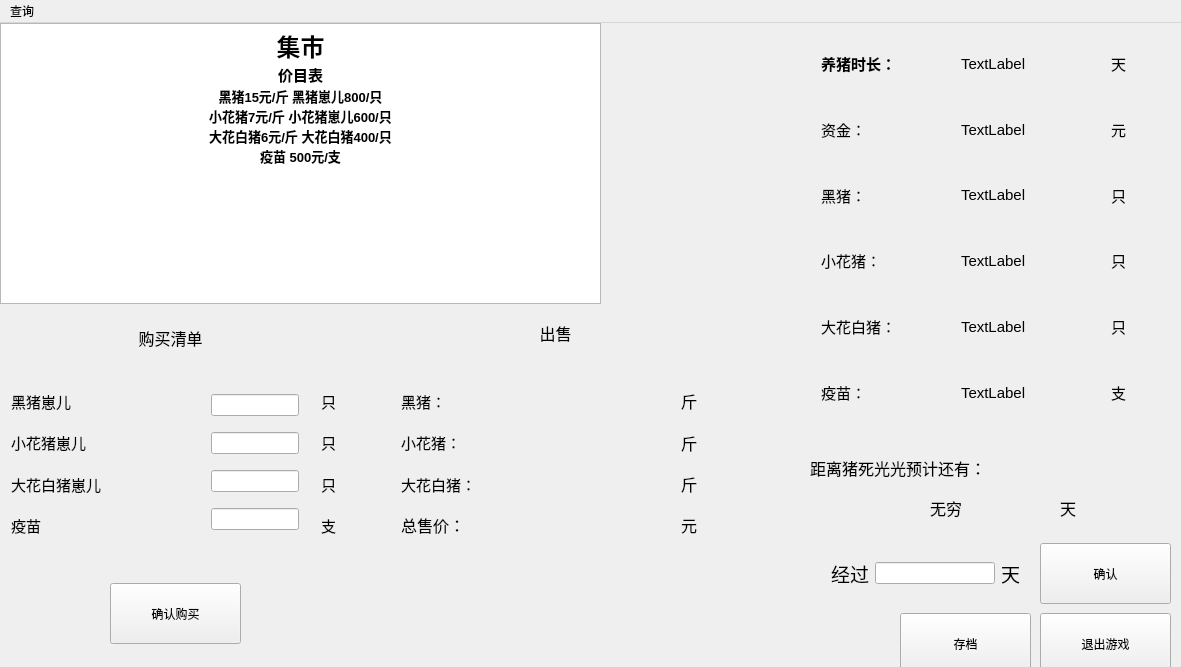
<?xml version="1.0" encoding="UTF-8"?>
<ui version="4.0">
 <class>MainWindow</class>
 <widget class="QMainWindow" name="MainWindow">
  <property name="geometry">
   <rect>
    <x>0</x>
    <y>0</y>
    <width>1181</width>
    <height>667</height>
   </rect>
  </property>
  <property name="windowTitle">
   <string>MainWindow</string>
  </property>
  <property name="layoutDirection">
   <enum>Qt::LeftToRight</enum>
  </property>
  <widget class="QWidget" name="centralWidget">
   <widget class="QTextBrowser" name="textBrowser">
    <property name="geometry">
     <rect>
      <x>0</x>
      <y>0</y>
      <width>601</width>
      <height>281</height>
     </rect>
    </property>
    <property name="html">
     <string>&lt;!DOCTYPE HTML PUBLIC &quot;-//W3C//DTD HTML 4.0//EN&quot; &quot;http://www.w3.org/TR/REC-html40/strict.dtd&quot;&gt;
&lt;html&gt;&lt;head&gt;&lt;meta name=&quot;qrichtext&quot; content=&quot;1&quot; /&gt;&lt;style type=&quot;text/css&quot;&gt;
p, li { white-space: pre-wrap; }
&lt;/style&gt;&lt;/head&gt;&lt;body style=&quot; font-family:'SimSun'; font-size:9pt; font-weight:400; font-style:normal;&quot;&gt;
&lt;p align=&quot;center&quot; style=&quot; margin-top:0px; margin-bottom:0px; margin-left:0px; margin-right:0px; -qt-block-indent:0; text-indent:0px;&quot;&gt;&lt;span style=&quot; font-size:18pt; font-weight:600;&quot;&gt;集市&lt;/span&gt;&lt;/p&gt;
&lt;p align=&quot;center&quot; style=&quot; margin-top:0px; margin-bottom:0px; margin-left:0px; margin-right:0px; -qt-block-indent:0; text-indent:0px;&quot;&gt;&lt;span style=&quot; font-size:11pt; font-weight:600;&quot;&gt;价目表&lt;/span&gt;&lt;/p&gt;
&lt;p align=&quot;center&quot; style=&quot; margin-top:0px; margin-bottom:0px; margin-left:0px; margin-right:0px; -qt-block-indent:0; text-indent:0px;&quot;&gt;&lt;span style=&quot; font-size:10pt; font-weight:600;&quot;&gt;黑猪15元/斤 黑猪崽儿800/只&lt;/span&gt;&lt;/p&gt;
&lt;p align=&quot;center&quot; style=&quot; margin-top:0px; margin-bottom:0px; margin-left:0px; margin-right:0px; -qt-block-indent:0; text-indent:0px;&quot;&gt;&lt;span style=&quot; font-size:10pt; font-weight:600;&quot;&gt;小花猪7元/斤 小花猪崽儿600/只&lt;/span&gt;&lt;/p&gt;
&lt;p align=&quot;center&quot; style=&quot; margin-top:0px; margin-bottom:0px; margin-left:0px; margin-right:0px; -qt-block-indent:0; text-indent:0px;&quot;&gt;&lt;span style=&quot; font-size:10pt; font-weight:600;&quot;&gt;大花白猪6元/斤 大花白猪400/只&lt;/span&gt;&lt;/p&gt;
&lt;p align=&quot;center&quot; style=&quot; margin-top:0px; margin-bottom:0px; margin-left:0px; margin-right:0px; -qt-block-indent:0; text-indent:0px;&quot;&gt;&lt;span style=&quot; font-size:10pt; font-weight:600;&quot;&gt;疫苗 500元/支&lt;/span&gt;&lt;/p&gt;
&lt;p align=&quot;center&quot; style=&quot;-qt-paragraph-type:empty; margin-top:0px; margin-bottom:0px; margin-left:0px; margin-right:0px; -qt-block-indent:0; text-indent:0px;&quot;&gt;&lt;br /&gt;&lt;/p&gt;&lt;/body&gt;&lt;/html&gt;</string>
    </property>
   </widget>
   <widget class="QLabel" name="label">
    <property name="geometry">
     <rect>
      <x>80</x>
      <y>280</y>
      <width>181</width>
      <height>71</height>
     </rect>
    </property>
    <property name="text">
     <string>&lt;html&gt;&lt;head/&gt;&lt;body&gt;&lt;p align=&quot;center&quot;&gt;&lt;span style=&quot; font-size:12pt;&quot;&gt;购买清单&lt;/span&gt;&lt;/p&gt;&lt;/body&gt;&lt;/html&gt;</string>
    </property>
   </widget>
   <widget class="QPushButton" name="pushButton">
    <property name="geometry">
     <rect>
      <x>110</x>
      <y>560</y>
      <width>131</width>
      <height>61</height>
     </rect>
    </property>
    <property name="text">
     <string>确认购买</string>
    </property>
   </widget>
   <widget class="QPushButton" name="pushButton_2">
    <property name="geometry">
     <rect>
      <x>1040</x>
      <y>520</y>
      <width>131</width>
      <height>61</height>
     </rect>
    </property>
    <property name="text">
     <string>确认</string>
    </property>
   </widget>
   <widget class="QPushButton" name="pushButton_4">
    <property name="geometry">
     <rect>
      <x>900</x>
      <y>590</y>
      <width>131</width>
      <height>61</height>
     </rect>
    </property>
    <property name="text">
     <string>存档</string>
    </property>
   </widget>
   <widget class="QPushButton" name="pushButton_5">
    <property name="geometry">
     <rect>
      <x>1040</x>
      <y>590</y>
      <width>131</width>
      <height>61</height>
     </rect>
    </property>
    <property name="text">
     <string>退出游戏</string>
    </property>
   </widget>
   <widget class="QWidget" name="layoutWidget">
    <property name="geometry">
     <rect>
      <x>810</x>
      <y>0</y>
      <width>131</width>
      <height>411</height>
     </rect>
    </property>
    <layout class="QVBoxLayout" name="verticalLayout">
     <item>
      <widget class="QLabel" name="label_16">
       <property name="text">
        <string>&lt;html&gt;&lt;head/&gt;&lt;body&gt;&lt;p&gt;&lt;span style=&quot; font-size:11pt; font-weight:600;&quot;&gt;养猪时长：&lt;/span&gt;&lt;/p&gt;&lt;/body&gt;&lt;/html&gt;</string>
       </property>
      </widget>
     </item>
     <item>
      <widget class="QLabel" name="label_11">
       <property name="text">
        <string>&lt;html&gt;&lt;head/&gt;&lt;body&gt;&lt;p&gt;&lt;span style=&quot; font-size:11pt;&quot;&gt;资金：&lt;/span&gt;&lt;/p&gt;&lt;/body&gt;&lt;/html&gt;</string>
       </property>
      </widget>
     </item>
     <item>
      <widget class="QLabel" name="label_12">
       <property name="text">
        <string>&lt;html&gt;&lt;head/&gt;&lt;body&gt;&lt;p&gt;&lt;span style=&quot; font-size:11pt;&quot;&gt;黑猪：&lt;/span&gt;&lt;/p&gt;&lt;/body&gt;&lt;/html&gt;</string>
       </property>
      </widget>
     </item>
     <item>
      <widget class="QLabel" name="label_13">
       <property name="text">
        <string>&lt;html&gt;&lt;head/&gt;&lt;body&gt;&lt;p&gt;&lt;span style=&quot; font-size:11pt;&quot;&gt;小花猪：&lt;/span&gt;&lt;/p&gt;&lt;/body&gt;&lt;/html&gt;</string>
       </property>
      </widget>
     </item>
     <item>
      <widget class="QLabel" name="label_14">
       <property name="text">
        <string>&lt;html&gt;&lt;head/&gt;&lt;body&gt;&lt;p&gt;&lt;span style=&quot; font-size:11pt;&quot;&gt;大花白猪：&lt;/span&gt;&lt;/p&gt;&lt;/body&gt;&lt;/html&gt;</string>
       </property>
      </widget>
     </item>
     <item>
      <widget class="QLabel" name="label_15">
       <property name="text">
        <string>&lt;html&gt;&lt;head/&gt;&lt;body&gt;&lt;p&gt;&lt;span style=&quot; font-size:11pt;&quot;&gt;疫苗：&lt;/span&gt;&lt;/p&gt;&lt;/body&gt;&lt;/html&gt;</string>
       </property>
      </widget>
     </item>
    </layout>
   </widget>
   <widget class="QWidget" name="layoutWidget_2">
    <property name="geometry">
     <rect>
      <x>1100</x>
      <y>0</y>
      <width>71</width>
      <height>411</height>
     </rect>
    </property>
    <layout class="QVBoxLayout" name="verticalLayout_3">
     <item>
      <widget class="QLabel" name="label_24">
       <property name="text">
        <string>&lt;html&gt;&lt;head/&gt;&lt;body&gt;&lt;p&gt;&lt;span style=&quot; font-size:11pt;&quot;&gt;天&lt;/span&gt;&lt;/p&gt;&lt;/body&gt;&lt;/html&gt;</string>
       </property>
      </widget>
     </item>
     <item>
      <widget class="QLabel" name="label_26">
       <property name="text">
        <string>&lt;html&gt;&lt;head/&gt;&lt;body&gt;&lt;p&gt;&lt;span style=&quot; font-size:11pt;&quot;&gt;元&lt;/span&gt;&lt;/p&gt;&lt;/body&gt;&lt;/html&gt;</string>
       </property>
      </widget>
     </item>
     <item>
      <widget class="QLabel" name="label_27">
       <property name="text">
        <string>&lt;html&gt;&lt;head/&gt;&lt;body&gt;&lt;p&gt;&lt;span style=&quot; font-size:11pt;&quot;&gt;只&lt;/span&gt;&lt;/p&gt;&lt;/body&gt;&lt;/html&gt;</string>
       </property>
      </widget>
     </item>
     <item>
      <widget class="QLabel" name="label_28">
       <property name="text">
        <string>&lt;html&gt;&lt;head/&gt;&lt;body&gt;&lt;p&gt;&lt;span style=&quot; font-size:11pt;&quot;&gt;只&lt;/span&gt;&lt;/p&gt;&lt;/body&gt;&lt;/html&gt;</string>
       </property>
      </widget>
     </item>
     <item>
      <widget class="QLabel" name="label_29">
       <property name="text">
        <string>&lt;html&gt;&lt;head/&gt;&lt;body&gt;&lt;p&gt;&lt;span style=&quot; font-size:11pt;&quot;&gt;只&lt;/span&gt;&lt;/p&gt;&lt;/body&gt;&lt;/html&gt;</string>
       </property>
      </widget>
     </item>
     <item>
      <widget class="QLabel" name="label_30">
       <property name="text">
        <string>&lt;html&gt;&lt;head/&gt;&lt;body&gt;&lt;p&gt;&lt;span style=&quot; font-size:11pt;&quot;&gt;支&lt;/span&gt;&lt;/p&gt;&lt;/body&gt;&lt;/html&gt;</string>
       </property>
      </widget>
     </item>
    </layout>
   </widget>
   <widget class="QWidget" name="layoutWidget">
    <property name="geometry">
     <rect>
      <x>950</x>
      <y>0</y>
      <width>131</width>
      <height>411</height>
     </rect>
    </property>
    <layout class="QVBoxLayout" name="verticalLayout_2">
     <item>
      <widget class="QLabel" name="label_23">
       <property name="text">
        <string>&lt;html&gt;&lt;head/&gt;&lt;body&gt;&lt;p&gt;&lt;span style=&quot; font-size:11pt;&quot;&gt;TextLabel&lt;/span&gt;&lt;/p&gt;&lt;/body&gt;&lt;/html&gt;</string>
       </property>
      </widget>
     </item>
     <item>
      <widget class="QLabel" name="label_18">
       <property name="text">
        <string>&lt;html&gt;&lt;head/&gt;&lt;body&gt;&lt;p&gt;&lt;span style=&quot; font-size:11pt;&quot;&gt;TextLabel&lt;/span&gt;&lt;/p&gt;&lt;/body&gt;&lt;/html&gt;</string>
       </property>
      </widget>
     </item>
     <item>
      <widget class="QLabel" name="label_19">
       <property name="text">
        <string>&lt;html&gt;&lt;head/&gt;&lt;body&gt;&lt;p&gt;&lt;span style=&quot; font-size:11pt;&quot;&gt;TextLabel&lt;/span&gt;&lt;/p&gt;&lt;/body&gt;&lt;/html&gt;</string>
       </property>
      </widget>
     </item>
     <item>
      <widget class="QLabel" name="label_20">
       <property name="text">
        <string>&lt;html&gt;&lt;head/&gt;&lt;body&gt;&lt;p&gt;&lt;span style=&quot; font-size:11pt;&quot;&gt;TextLabel&lt;/span&gt;&lt;/p&gt;&lt;/body&gt;&lt;/html&gt;</string>
       </property>
      </widget>
     </item>
     <item>
      <widget class="QLabel" name="label_21">
       <property name="text">
        <string>&lt;html&gt;&lt;head/&gt;&lt;body&gt;&lt;p&gt;&lt;span style=&quot; font-size:11pt;&quot;&gt;TextLabel&lt;/span&gt;&lt;/p&gt;&lt;/body&gt;&lt;/html&gt;</string>
       </property>
      </widget>
     </item>
     <item>
      <widget class="QLabel" name="label_22">
       <property name="text">
        <string>&lt;html&gt;&lt;head/&gt;&lt;body&gt;&lt;p&gt;&lt;span style=&quot; font-size:11pt;&quot;&gt;TextLabel&lt;/span&gt;&lt;/p&gt;&lt;/body&gt;&lt;/html&gt;</string>
       </property>
      </widget>
     </item>
    </layout>
   </widget>
   <widget class="QWidget" name="layoutWidget">
    <property name="geometry">
     <rect>
      <x>0</x>
      <y>350</y>
      <width>201</width>
      <height>181</height>
     </rect>
    </property>
    <layout class="QVBoxLayout" name="verticalLayout_4">
     <item>
      <widget class="QLabel" name="label_2">
       <property name="text">
        <string>&lt;html&gt;&lt;head/&gt;&lt;body&gt;&lt;p&gt;&lt;span style=&quot; font-size:11pt;&quot;&gt;黑猪崽儿&lt;/span&gt;&lt;/p&gt;&lt;/body&gt;&lt;/html&gt;</string>
       </property>
      </widget>
     </item>
     <item>
      <widget class="QLabel" name="label_3">
       <property name="text">
        <string>&lt;html&gt;&lt;head/&gt;&lt;body&gt;&lt;p&gt;&lt;span style=&quot; font-size:11pt;&quot;&gt;小花猪崽儿&lt;/span&gt;&lt;/p&gt;&lt;/body&gt;&lt;/html&gt;</string>
       </property>
      </widget>
     </item>
     <item>
      <widget class="QLabel" name="label_4">
       <property name="text">
        <string>&lt;html&gt;&lt;head/&gt;&lt;body&gt;&lt;p&gt;&lt;span style=&quot; font-size:11pt;&quot;&gt;大花白猪崽儿&lt;/span&gt;&lt;/p&gt;&lt;/body&gt;&lt;/html&gt;</string>
       </property>
      </widget>
     </item>
     <item>
      <widget class="QLabel" name="label_5">
       <property name="text">
        <string>&lt;html&gt;&lt;head/&gt;&lt;body&gt;&lt;p&gt;&lt;span style=&quot; font-size:11pt;&quot;&gt;疫苗&lt;/span&gt;&lt;/p&gt;&lt;/body&gt;&lt;/html&gt;</string>
       </property>
      </widget>
     </item>
    </layout>
   </widget>
   <widget class="QWidget" name="layoutWidget">
    <property name="geometry">
     <rect>
      <x>200</x>
      <y>350</y>
      <width>110</width>
      <height>181</height>
     </rect>
    </property>
    <layout class="QVBoxLayout" name="verticalLayout_5">
     <item>
      <widget class="QLineEdit" name="lineEdit_2"/>
     </item>
     <item>
      <widget class="QLineEdit" name="lineEdit_4"/>
     </item>
     <item>
      <widget class="QLineEdit" name="lineEdit_3">
       <property name="maximumSize">
        <size>
         <width>146</width>
         <height>16777215</height>
        </size>
       </property>
      </widget>
     </item>
     <item>
      <widget class="QLineEdit" name="lineEdit"/>
     </item>
    </layout>
   </widget>
   <widget class="QWidget" name="layoutWidget">
    <property name="geometry">
     <rect>
      <x>310</x>
      <y>350</y>
      <width>41</width>
      <height>181</height>
     </rect>
    </property>
    <layout class="QVBoxLayout" name="verticalLayout_6">
     <item>
      <widget class="QLabel" name="label_6">
       <property name="text">
        <string>&lt;html&gt;&lt;head/&gt;&lt;body&gt;&lt;p&gt;&lt;span style=&quot; font-size:11pt;&quot;&gt;只&lt;/span&gt;&lt;/p&gt;&lt;/body&gt;&lt;/html&gt;</string>
       </property>
      </widget>
     </item>
     <item>
      <widget class="QLabel" name="label_7">
       <property name="text">
        <string>&lt;html&gt;&lt;head/&gt;&lt;body&gt;&lt;p&gt;&lt;span style=&quot; font-size:11pt;&quot;&gt;只&lt;/span&gt;&lt;/p&gt;&lt;/body&gt;&lt;/html&gt;</string>
       </property>
      </widget>
     </item>
     <item>
      <widget class="QLabel" name="label_8">
       <property name="text">
        <string>&lt;html&gt;&lt;head/&gt;&lt;body&gt;&lt;p&gt;&lt;span style=&quot; font-size:11pt;&quot;&gt;只&lt;/span&gt;&lt;/p&gt;&lt;/body&gt;&lt;/html&gt;</string>
       </property>
      </widget>
     </item>
     <item>
      <widget class="QLabel" name="label_9">
       <property name="text">
        <string>&lt;html&gt;&lt;head/&gt;&lt;body&gt;&lt;p&gt;&lt;span style=&quot; font-size:11pt;&quot;&gt;支&lt;/span&gt;&lt;/p&gt;&lt;/body&gt;&lt;/html&gt;</string>
       </property>
      </widget>
     </item>
    </layout>
   </widget>
   <widget class="QWidget" name="layoutWidget">
    <property name="geometry">
     <rect>
      <x>820</x>
      <y>520</y>
      <width>211</width>
      <height>61</height>
     </rect>
    </property>
    <layout class="QHBoxLayout" name="horizontalLayout">
     <item>
      <widget class="QLabel" name="label_10">
       <property name="text">
        <string>&lt;html&gt;&lt;head/&gt;&lt;body&gt;&lt;p&gt;&lt;span style=&quot; font-size:14pt;&quot;&gt;经过&lt;/span&gt;&lt;/p&gt;&lt;/body&gt;&lt;/html&gt;</string>
       </property>
      </widget>
     </item>
     <item>
      <widget class="QLineEdit" name="lineEdit_5"/>
     </item>
     <item>
      <widget class="QLabel" name="label_17">
       <property name="text">
        <string>&lt;html&gt;&lt;head/&gt;&lt;body&gt;&lt;p&gt;&lt;span style=&quot; font-size:14pt;&quot;&gt;天&lt;/span&gt;&lt;/p&gt;&lt;/body&gt;&lt;/html&gt;</string>
       </property>
      </widget>
     </item>
    </layout>
   </widget>
   <widget class="QLabel" name="label_25">
    <property name="geometry">
     <rect>
      <x>500</x>
      <y>280</y>
      <width>111</width>
      <height>61</height>
     </rect>
    </property>
    <property name="text">
     <string>&lt;html&gt;&lt;head/&gt;&lt;body&gt;&lt;p align=&quot;center&quot;&gt;&lt;span style=&quot; font-size:12pt;&quot;&gt;出售&lt;/span&gt;&lt;/p&gt;&lt;/body&gt;&lt;/html&gt;</string>
    </property>
   </widget>
   <widget class="QLabel" name="label_43">
    <property name="geometry">
     <rect>
      <x>810</x>
      <y>410</y>
      <width>361</width>
      <height>70</height>
     </rect>
    </property>
    <property name="text">
     <string>&lt;html&gt;&lt;head/&gt;&lt;body&gt;&lt;p&gt;&lt;span style=&quot; font-size:12pt;&quot;&gt;距离猪死光光预计还有：&lt;/span&gt;&lt;/p&gt;&lt;/body&gt;&lt;/html&gt;</string>
    </property>
   </widget>
   <widget class="QLabel" name="label_44">
    <property name="geometry">
     <rect>
      <x>1060</x>
      <y>450</y>
      <width>69</width>
      <height>70</height>
     </rect>
    </property>
    <property name="text">
     <string>&lt;html&gt;&lt;head/&gt;&lt;body&gt;&lt;p&gt;&lt;span style=&quot; font-size:12pt;&quot;&gt;天&lt;/span&gt;&lt;/p&gt;&lt;/body&gt;&lt;/html&gt;</string>
    </property>
   </widget>
   <widget class="QLabel" name="label_45">
    <property name="geometry">
     <rect>
      <x>930</x>
      <y>450</y>
      <width>129</width>
      <height>70</height>
     </rect>
    </property>
    <property name="text">
     <string>&lt;html&gt;&lt;head/&gt;&lt;body&gt;&lt;p&gt;&lt;span style=&quot; font-size:12pt;&quot;&gt;无穷&lt;/span&gt;&lt;/p&gt;&lt;/body&gt;&lt;/html&gt;</string>
    </property>
   </widget>
   <widget class="QWidget" name="layoutWidget">
    <property name="geometry">
     <rect>
      <x>670</x>
      <y>350</y>
      <width>91</width>
      <height>181</height>
     </rect>
    </property>
    <layout class="QVBoxLayout" name="verticalLayout_7">
     <item>
      <widget class="QLabel" name="label_38">
       <property name="text">
        <string>&lt;html&gt;&lt;head/&gt;&lt;body&gt;&lt;p&gt;&lt;span style=&quot; font-size:12pt;&quot;&gt;斤&lt;/span&gt;&lt;/p&gt;&lt;/body&gt;&lt;/html&gt;</string>
       </property>
      </widget>
     </item>
     <item>
      <widget class="QLabel" name="label_37">
       <property name="text">
        <string>&lt;html&gt;&lt;head/&gt;&lt;body&gt;&lt;p&gt;&lt;span style=&quot; font-size:12pt;&quot;&gt;斤&lt;/span&gt;&lt;/p&gt;&lt;/body&gt;&lt;/html&gt;</string>
       </property>
      </widget>
     </item>
     <item>
      <widget class="QLabel" name="label_35">
       <property name="text">
        <string>&lt;html&gt;&lt;head/&gt;&lt;body&gt;&lt;p&gt;&lt;span style=&quot; font-size:12pt;&quot;&gt;斤&lt;/span&gt;&lt;/p&gt;&lt;/body&gt;&lt;/html&gt;</string>
       </property>
      </widget>
     </item>
     <item>
      <widget class="QLabel" name="label_36">
       <property name="text">
        <string>&lt;html&gt;&lt;head/&gt;&lt;body&gt;&lt;p&gt;&lt;span style=&quot; font-size:12pt;&quot;&gt;元&lt;/span&gt;&lt;/p&gt;&lt;/body&gt;&lt;/html&gt;</string>
       </property>
      </widget>
     </item>
    </layout>
   </widget>
   <widget class="QWidget" name="layoutWidget">
    <property name="geometry">
     <rect>
      <x>390</x>
      <y>350</y>
      <width>151</width>
      <height>181</height>
     </rect>
    </property>
    <layout class="QVBoxLayout" name="verticalLayout_8">
     <item>
      <widget class="QLabel" name="label_31">
       <property name="text">
        <string>&lt;html&gt;&lt;head/&gt;&lt;body&gt;&lt;p&gt;&lt;span style=&quot; font-size:11pt;&quot;&gt;黑猪：&lt;/span&gt;&lt;/p&gt;&lt;/body&gt;&lt;/html&gt;</string>
       </property>
      </widget>
     </item>
     <item>
      <widget class="QLabel" name="label_32">
       <property name="text">
        <string>&lt;html&gt;&lt;head/&gt;&lt;body&gt;&lt;p&gt;&lt;span style=&quot; font-size:11pt;&quot;&gt;小花猪：&lt;/span&gt;&lt;/p&gt;&lt;/body&gt;&lt;/html&gt;</string>
       </property>
      </widget>
     </item>
     <item>
      <widget class="QLabel" name="label_33">
       <property name="text">
        <string>&lt;html&gt;&lt;head/&gt;&lt;body&gt;&lt;p&gt;&lt;span style=&quot; font-size:11pt;&quot;&gt;大花白猪：&lt;/span&gt;&lt;/p&gt;&lt;/body&gt;&lt;/html&gt;</string>
       </property>
      </widget>
     </item>
     <item>
      <widget class="QLabel" name="label_34">
       <property name="text">
        <string>&lt;html&gt;&lt;head/&gt;&lt;body&gt;&lt;p&gt;&lt;span style=&quot; font-size:12pt;&quot;&gt;总售价：&lt;/span&gt;&lt;/p&gt;&lt;/body&gt;&lt;/html&gt;</string>
       </property>
      </widget>
     </item>
    </layout>
   </widget>
   <widget class="QWidget" name="layoutWidget">
    <property name="geometry">
     <rect>
      <x>550</x>
      <y>350</y>
      <width>121</width>
      <height>181</height>
     </rect>
    </property>
    <layout class="QVBoxLayout" name="verticalLayout_9">
     <item>
      <widget class="QLabel" name="label_39">
       <property name="text">
        <string>&lt;html&gt;&lt;head/&gt;&lt;body&gt;&lt;p&gt;&lt;br/&gt;&lt;/p&gt;&lt;/body&gt;&lt;/html&gt;</string>
       </property>
      </widget>
     </item>
     <item>
      <widget class="QLabel" name="label_40">
       <property name="text">
        <string>&lt;html&gt;&lt;head/&gt;&lt;body&gt;&lt;p&gt;&lt;br/&gt;&lt;/p&gt;&lt;/body&gt;&lt;/html&gt;</string>
       </property>
      </widget>
     </item>
     <item>
      <widget class="QLabel" name="label_41">
       <property name="text">
        <string>&lt;html&gt;&lt;head/&gt;&lt;body&gt;&lt;p&gt;&lt;br/&gt;&lt;/p&gt;&lt;/body&gt;&lt;/html&gt;</string>
       </property>
      </widget>
     </item>
     <item>
      <widget class="QLabel" name="label_42">
       <property name="text">
        <string>&lt;html&gt;&lt;head/&gt;&lt;body&gt;&lt;p&gt;&lt;br/&gt;&lt;/p&gt;&lt;/body&gt;&lt;/html&gt;</string>
       </property>
      </widget>
     </item>
    </layout>
   </widget>
  </widget>
  <widget class="QMenuBar" name="menuBar">
   <property name="geometry">
    <rect>
     <x>0</x>
     <y>0</y>
     <width>1181</width>
     <height>21</height>
    </rect>
   </property>
   <widget class="QMenu" name="menu">
    <property name="title">
     <string>查询</string>
    </property>
    <addaction name="actionzhujuan"/>
    <addaction name="actionzhu"/>
    <addaction name="actionbuy"/>
    <addaction name="actionsell"/>
    <addaction name="actionmouleizhu"/>
   </widget>
   <addaction name="menu"/>
  </widget>
  <action name="actionzhujuan">
   <property name="text">
    <string>某猪圈</string>
   </property>
  </action>
  <action name="actionzhu">
   <property name="text">
    <string>某头猪</string>
   </property>
  </action>
  <action name="actionbuy">
   <property name="text">
    <string>购入记录</string>
   </property>
  </action>
  <action name="actionsell">
   <property name="text">
    <string>出售记录</string>
   </property>
  </action>
  <action name="actionmouleizhu">
   <property name="text">
    <string>某类猪</string>
   </property>
  </action>
 </widget>
 <layoutdefault spacing="6" margin="11"/>
 <resources/>
 <connections/>
</ui>
